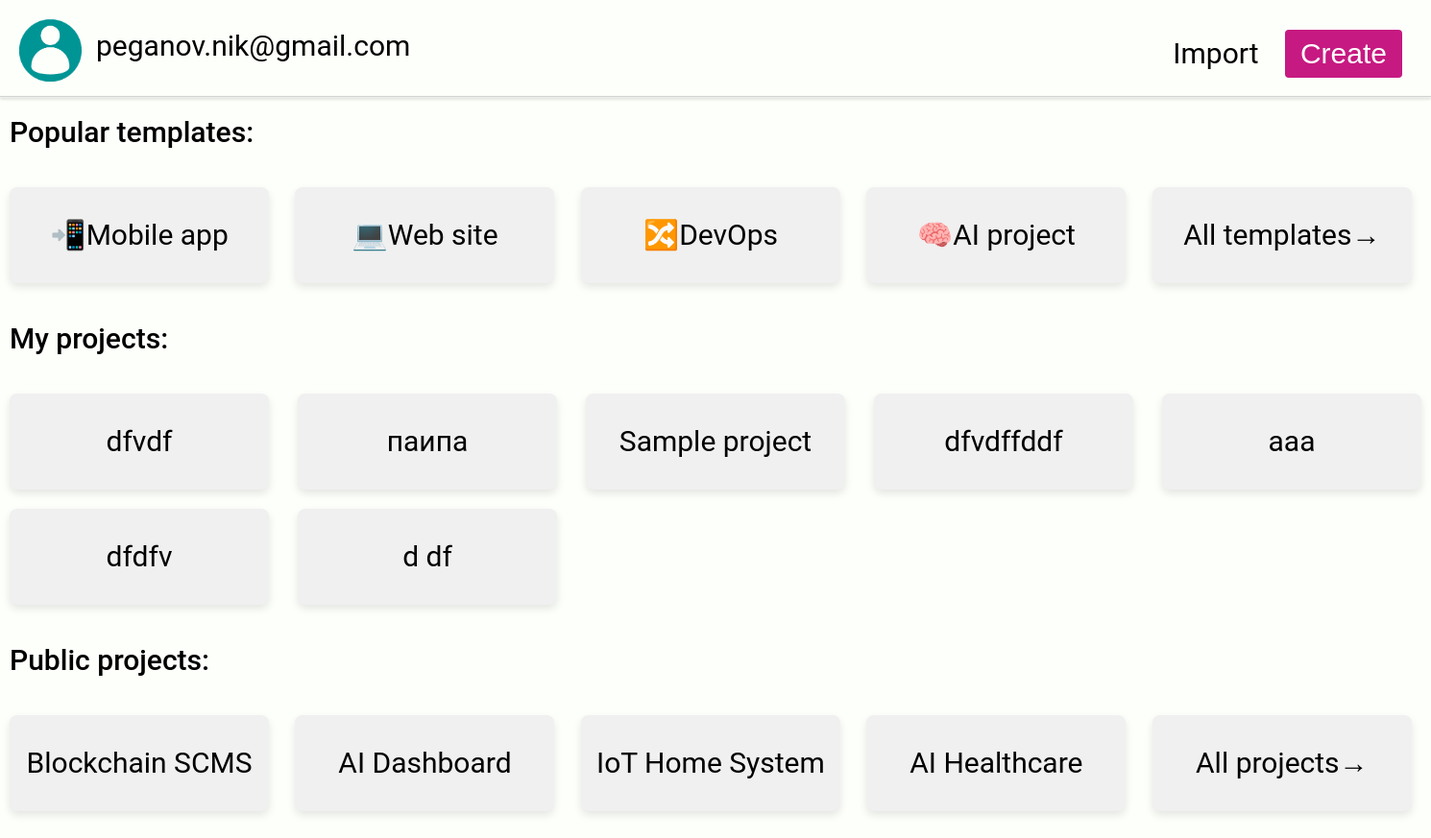
The page /projects/peganov.nik@gmail.com/ on the database as committed earlier.
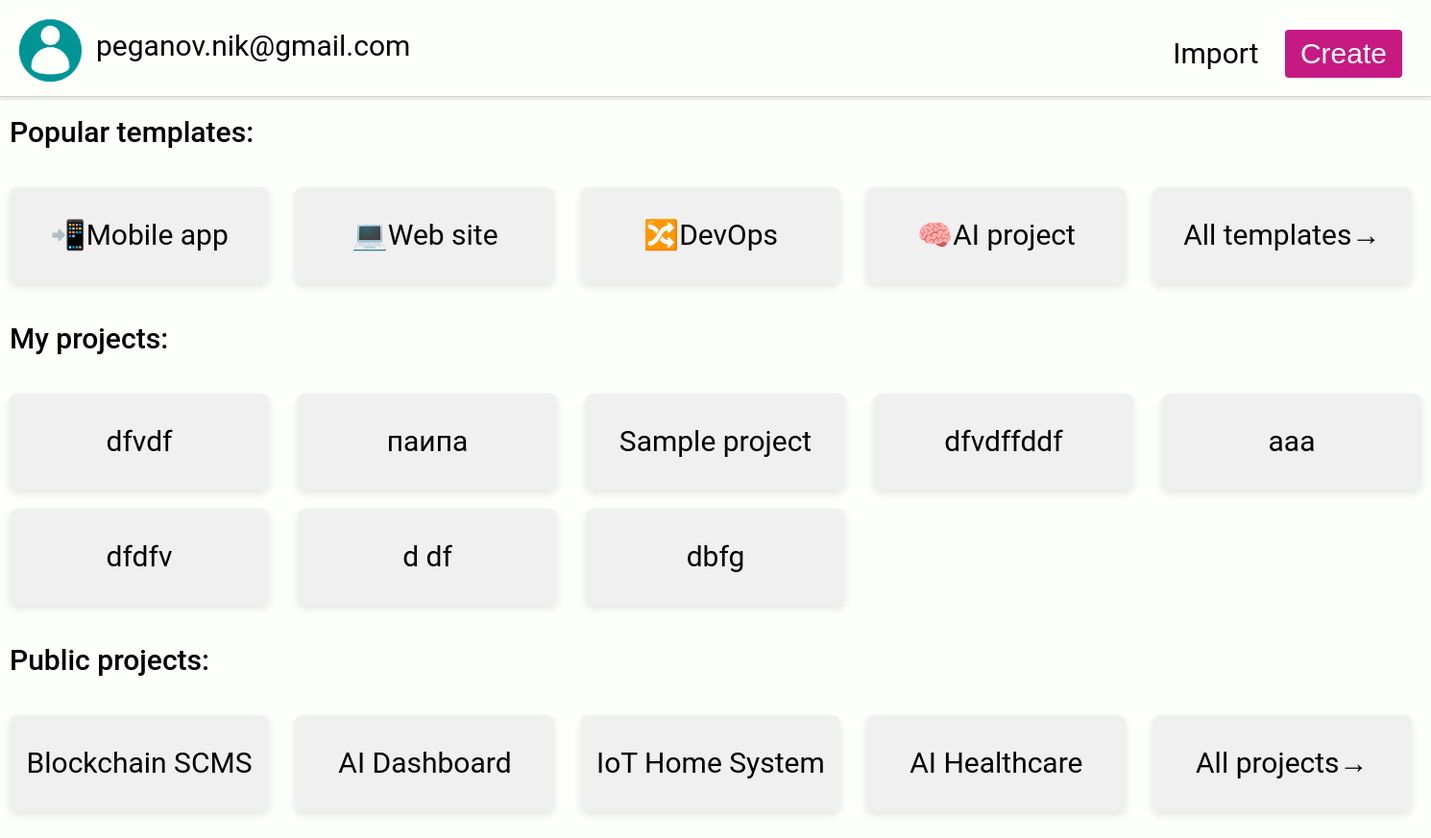
The same page on the database as committed later.
### success/models.py (models this page shows, shortened)
class Project(models.Model):
    user = models.ForeignKey(User, on_delete=models.CASCADE)
    name = models.CharField(max_length=100)
    PRIVACY_CHOICES = (
        ('PUBLIC', 'Public'),
        ('PRIVATE', 'Private'),
    )
    privacy = models.CharField(max_length=7, choices=PRIVACY_CHOICES, default="PRIVATE")
    constraints = [
        models.UniqueConstraint(fields=['user', 'name'], name='unique name for user')
    ]

### success/views.py (the view)
# urls.py: path('projects/<str:username>/', projects_view, name='projects'),
def projects_view(request, username):
    projects = get_all_projects(username)
    return render(request, 'projects.html', {'username': username, 'projects': projects})

### success/utils.py (called while the page is built)
def get_all_projects(username):
    user = User.objects.get(username=username)
    return list(Project.objects.filter(user=user).values_list("name", flat=True))

### success/templates/projects.html (shortened to what this page needs)
<!DOCTYPE html>
<html lang="en">
<head>
    {% load static %}
    <link rel="stylesheet" type="text/css" href="{% static 'styles.css' %}">
</head>
<body>
<div class="left-header">
    <img src="{% static 'images/login.png' %}" alt="Login Logo" class="account-logo">
    <label class="top-left-label" style="display: inline-block; position : absolute; top:30px; left:100px; font-family: 'Roboto', sans-serif;">{{username}}</label>
</div>
<div class="header">
    <button class="button" onclick="showCreatePopup()">Import</button>
    <button class="big-button" onclick="showCreatePopup()">Create</button>
</div>
<div class="templates-container">
    <p class="very-bold-text" style="margin-left: 10px; margin-top: 120px;">Popular templates:</p>
    <div class="project">📲Mobile app</div>
    <div class="project">💻Web site</div>
    <div class="project">🔀DevOps</div>
    <div class="project">🧠AI project</div>
    <div class="project">All templates→</div>
</div>
<p class="very-bold-text" style="margin-left: 10px;">My projects:</p>
<div class="recent-projects-container">
    {% for project in projects %}
    <div class="project">{{ project }}</div>
    {% endfor %}
</div>
<div class="public-projects-container">
    <p class="very-bold-text" style="margin-left: 10px;">Public projects:</p>
    <div class="project">Blockchain SCMS</div>
    <div class="project">AI Dashboard</div>
    <div class="project">IoT Home System</div>
    <div class="project">AI Healthcare</div>
    <div class="project">All projects→</div>
</div>
<div class="full-width-rectangle"></div>
</body>
</html>

Rows that differ between the two databases and show on the page:
added Project: name "dbfg"
